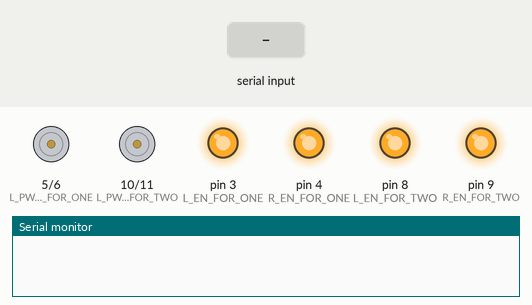
Simulated run of this sketch. Board: Arduino Uno, built with avr-gcc and run on an emulated ATmega328P. On the bench: motor-driver pin pairs drawn as motors (green arrow = first pin HIGH = forward, orange = second pin HIGH = backward, longer = more drive), output pins drawn as LEDs (lit = HIGH), the last lines printed to the serial monitor. The inputs (shaded band) are chosen by the test bench.

Above: at 1.2 s.
1.3 s: byte 72 ('H') received over Serial
At 2.4 s:
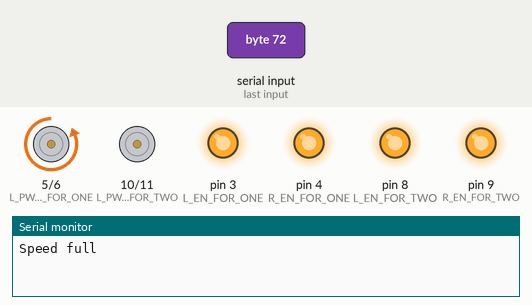
2.8 s: "L" received over Serial
At 3.5 s:
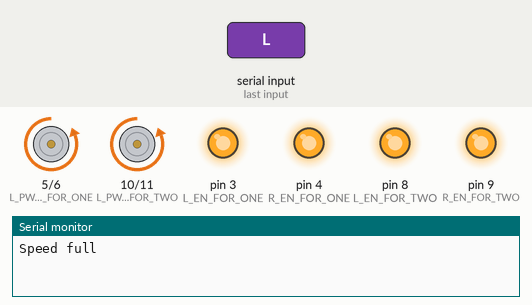
4.3 s: "F" received over Serial
At 4.6 s:
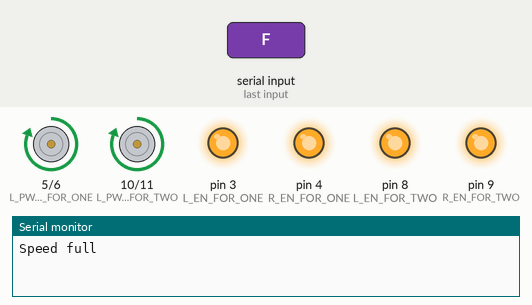
5.8 s: "R" received over Serial
At 7.0 s:
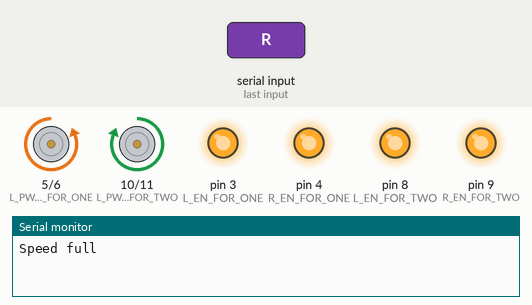
7.3 s: "B" received over Serial
At 8.1 s:
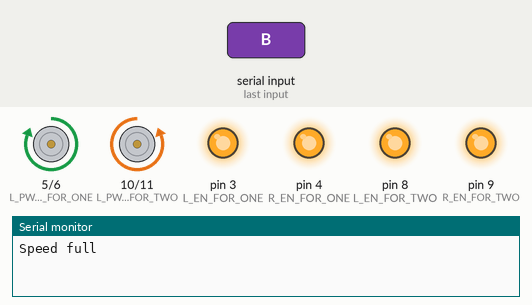
8.8 s: "S" received over Serial
At 9.3 s:
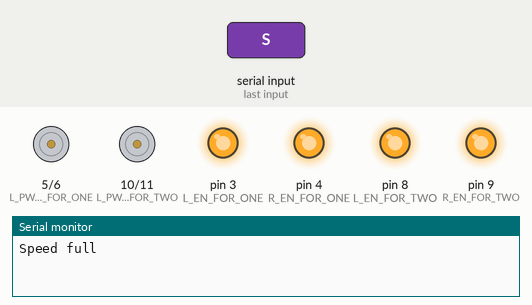
Timing chart, 0 to 11.3 s (numbered marks = the images above; inputs shaded):
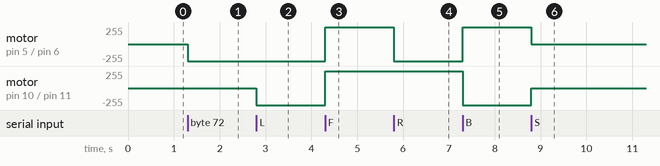

The sketch:

RC_Car_Soccer_Bot_code_2BTS.ino
```cpp
// RC and Soccer bot control using 2BTS motoe deiverer
int L_EN_FOR_ONE=3;
int R_EN_FOR_ONE=4;
int L_PWM_FOR_ONE=5;
int R_PWM_FOR_ONE=6;
int L_EN_FOR_TWO=8;
int R_EN_FOR_TWO=9;
int L_PWM_FOR_TWO=10;
int R_PWM_FOR_TWO=11;
char incomingByte; // for incoming serial data
int speed_min = 155; //the minimum "speed" the motors will turn - take it lower and motors don't turn
int speed_max = 255; //

int speed_left = speed_max; // set both motors to maximum speed
int speed_right = speed_max;

void left();
void right();
void forward();
void backward();
void forward_left();
void forward_right();
void back_left();
void back_right();
void setup() {
  Serial.begin(9600);
pinMode(L_EN_FOR_ONE,OUTPUT);
pinMode(R_EN_FOR_ONE,OUTPUT);
pinMode(L_PWM_FOR_ONE,OUTPUT);
pinMode(R_PWM_FOR_ONE,OUTPUT);
pinMode(L_EN_FOR_TWO,OUTPUT);
pinMode(R_EN_FOR_TWO,OUTPUT);
pinMode(L_PWM_FOR_TWO,OUTPUT);
pinMode(R_PWM_FOR_TWO,OUTPUT);

digitalWrite(L_EN_FOR_ONE,HIGH);
digitalWrite(R_EN_FOR_ONE,HIGH);
digitalWrite(L_EN_FOR_TWO,HIGH);
digitalWrite(R_EN_FOR_TWO,HIGH);
}

void loop() {

if (Serial.available() > 0) {
    incomingByte = Serial.read();
    }
  switch(incomingByte)
  {
     case 'S':
      {
        stopo();
       //Serial.println("Stop\n");
       incomingByte='*';}
     break;

     case 'L':

     {  left();

      // Serial.println("Forward\n");
       incomingByte='*';}
     break;

      case 'F':

    {   right();
      // Serial.println("Backward\n");
       incomingByte='*';}
     break;

     case 'R':
     // turn right
     {
       forward();
      // Serial.println("Rotate Right\n");
       incomingByte='*';}
     break;
       case 'B':
      {
       backward();
       //Serial.println("Rotate Left\n");
       incomingByte='*';}
     break;
     case '1':

      { speed_left = 20;
       speed_right = 20;
       //Serial.println("Speed 1\n");
       incomingByte='*';}
     break;
    case '2':
      {
        speed_left = 40;
       speed_right = 40;
       //Serial.println("Speed 2 \n");
       incomingByte='*';}
     break;
    case '3':
      {
        speed_left = 60;
       speed_right = 60;
       //Serial.println("Speed 3 \n");
       incomingByte='*';}
     break;
        case '4':
      {
        speed_left = 80;
       speed_right = 80;
       //Serial.println("Speed 4 \n");
       incomingByte='*';}
     break;
        case '5':
      {
        speed_left = 100;
       speed_right = 100;
       //Serial.println("Speed 5 \n");
       incomingByte='*';}
     break;
        case '6':
      {
        speed_left = 120;
       speed_right = 120;
       //Serial.println("Speed 6 \n");
       incomingByte='*';}
     break;
        case '7':
      {
        speed_left = 140;
       speed_right = 140;
      // Serial.println("Speed 7 \n");
       incomingByte='*';}
     break;
        case '8':
      {
        speed_left = 160;
       speed_right = 160;
       //Serial.println("Speed 8 \n");
       incomingByte='*';}
     break;
        case '9':
      {
        speed_left = 200;
       speed_right = 200;
       //Serial.println("Speed 9 \n");
       incomingByte='*';}
     break;
        case 'q':
      {
        speed_left = 255;
       speed_right = 255;
       Serial.println("Speed full \n");
       incomingByte='*';}
     break;
        case 'H':
      {
       back_right();
       Serial.println("Speed full \n");
       incomingByte='*';}
     break;
      case 'I':
      {
       back_left();
       Serial.println("Speed full \n");
       incomingByte='*';}
     break;
      case 'G':
      {
       forward_right();
       Serial.println("Speed full \n");
       incomingByte='*';}
     break;
      case 'J':
      {
      forward_left();
       Serial.println("Speed full \n");
       incomingByte='*';}
     break;
  }


}
void forward(){

  analogWrite(R_PWM_FOR_ONE,speed_left);
  analogWrite(L_PWM_FOR_ONE,0);
  analogWrite(R_PWM_FOR_TWO,0);
  analogWrite(L_PWM_FOR_TWO,speed_right);
  };
void backward(){
    analogWrite(R_PWM_FOR_ONE,0);
  analogWrite(L_PWM_FOR_ONE,speed_left);
  analogWrite(R_PWM_FOR_TWO,speed_right);
  analogWrite(L_PWM_FOR_TWO,0);
  };
void right(){
   analogWrite(R_PWM_FOR_ONE,0);
  analogWrite(L_PWM_FOR_ONE,speed_left);
  analogWrite(R_PWM_FOR_TWO,0);
  analogWrite(L_PWM_FOR_TWO,speed_right);
  };
void left(){
     analogWrite(R_PWM_FOR_ONE,speed_left);
  analogWrite(L_PWM_FOR_ONE,0);
  analogWrite(R_PWM_FOR_TWO,speed_right);
  analogWrite(L_PWM_FOR_TWO,0);


  };
void stopo(){

    analogWrite(R_PWM_FOR_ONE,0);
  analogWrite(L_PWM_FOR_ONE,0);
  analogWrite(R_PWM_FOR_TWO,0);
  analogWrite(L_PWM_FOR_TWO,0);


  };
void forward_left(){
   analogWrite(R_PWM_FOR_ONE,0);
  analogWrite(L_PWM_FOR_ONE,0);
  analogWrite(R_PWM_FOR_TWO,speed_right);
  analogWrite(L_PWM_FOR_TWO,0);


  };
void forward_right(){
     analogWrite(R_PWM_FOR_ONE,0);
  analogWrite(L_PWM_FOR_ONE,speed_left);
  analogWrite(R_PWM_FOR_TWO,0);
  analogWrite(L_PWM_FOR_TWO,0);
  };
void back_left(){
      analogWrite(R_PWM_FOR_ONE,0);
  analogWrite(L_PWM_FOR_ONE,0);
  analogWrite(R_PWM_FOR_TWO,0);
  analogWrite(L_PWM_FOR_TWO,speed_right);

  };
void back_right(){
      analogWrite(R_PWM_FOR_ONE,speed_left);
  analogWrite(L_PWM_FOR_ONE,0);
  analogWrite(R_PWM_FOR_TWO,0);
  analogWrite(L_PWM_FOR_TWO,0);


  };
```

Measured:
- after the input at 1.3 s, motor on pin 5 (L_PWM_FOR_ONE) / pin 6 (R_PWM_FOR_ONE): stopped → backward 255/255 at once
- after the input at 2.8 s, motor on pin 10 (L_PWM_FOR_TWO) / pin 11 (R_PWM_FOR_TWO): stopped → backward 255/255 at once
- after the input at 4.3 s, motor on pin 5 (L_PWM_FOR_ONE) / pin 6 (R_PWM_FOR_ONE), motor on pin 10 (L_PWM_FOR_TWO) / pin 11 (R_PWM_FOR_TWO): backward 255/255 → forward 255/255 at once
- after the input at 5.8 s, motor on pin 5 (L_PWM_FOR_ONE) / pin 6 (R_PWM_FOR_ONE): forward 255/255 → backward 255/255 at once
- after the input at 7.3 s, motor on pin 5 (L_PWM_FOR_ONE) / pin 6 (R_PWM_FOR_ONE): backward 255/255 → forward 255/255 at once; motor on pin 10 (L_PWM_FOR_TWO) / pin 11 (R_PWM_FOR_TWO): forward 255/255 → backward 255/255 at once
- after the input at 8.8 s, motor on pin 5 (L_PWM_FOR_ONE) / pin 6 (R_PWM_FOR_ONE): forward 255/255 → stopped at once; motor on pin 10 (L_PWM_FOR_TWO) / pin 11 (R_PWM_FOR_TWO): backward 255/255 → stopped at once
